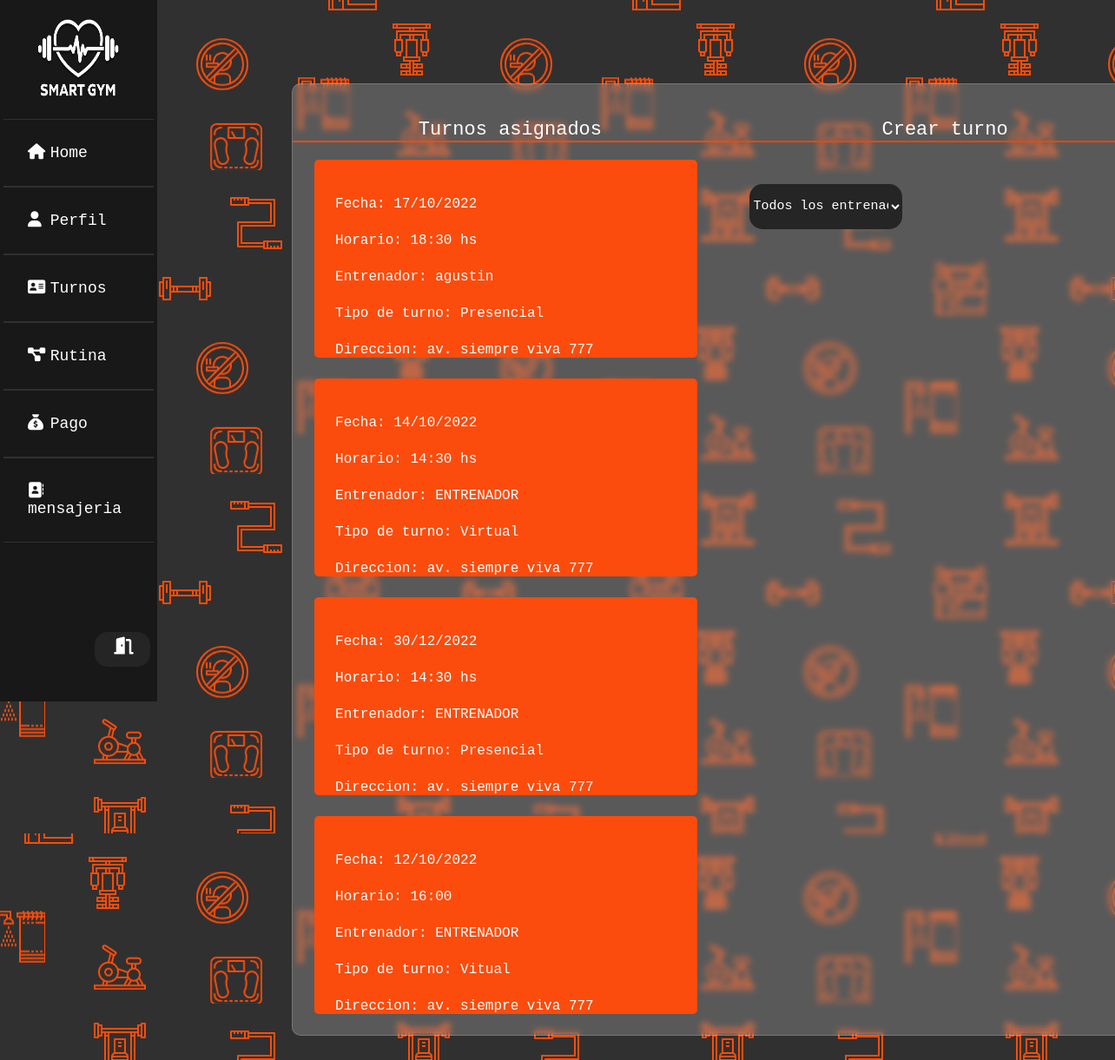
The app's page /vistas/turnosc.php (signed in) with its own data.
### tables this page shows
CREATE TABLE `clases_clientes` (
  `idclase` int(11) NOT NULL,
  `usuario` int(30) NOT NULL,
  `ai_id` int(11) NOT NULL
);

CREATE TABLE `clases` (
  `idclase` int(11) NOT NULL,
  `entrenador` varchar(22) NOT NULL,
  `modalidad` varchar(22) NOT NULL,
  `fecha` varchar(22) NOT NULL,
  `hora` varchar(22) NOT NULL,
  `cupos` int(22) NOT NULL,
  `estado` int(5) NOT NULL
);

### vistas/turnosc.php (the view, shortened to what this page needs)
<?php
$conex = conectar();
$nusuario = $_SESSION['usuario'];
$sql = "SELECT * FROM datos WHERE usuario='$nusuario'";
$query = mysqli_query($conex, $sql);
$row = mysqli_fetch_array($query);
$idrol = $row['id_rol'];
$idusuario = $row['idusuario'];
?>
<!DOCTYPE html>
<html lang="es">
<head>
    <link rel="stylesheet" type="text/css" href="../css/estilousuario.css">
    <link rel="stylesheet" type="text/css" href="../css/estiloturnos.css">
    <link rel="stylesheet" href="https://cdnjs.cloudflare.com/ajax/libs/font-awesome/4.7.0/css/font-awesome.min.css">
</head>
<?php
switch ($idrol) {
    case 0:
        include("sidebars/sidebarc.php");
        break;
}
?>
<body>
    <div class="cont-body-turnos">
        <div class="cont-turnos-asignados">
            <div class="header">
                <P>Turnos asignados</P>
            </div>
            <?php
            $sqlclasesasignadas = "SELECT clases_clientes.idclase, clases_clientes.usuario, clases.entrenador, clases.modalidad, clases.fecha, clases.hora FROM clases INNER JOIN clases_clientes ON clases.idclase = clases_clientes.idclase WHERE usuario = '$idusuario'";
            $queryclasesasignadas = mysqli_query($conex, $sqlclasesasignadas);
            while ($rowclasesasignadas = mysqli_fetch_array($queryclasesasignadas)) {
            ?>
                <div class="turno-a">
                    <br>
                    <p> Fecha: <?php echo $rowclasesasignadas['fecha']; ?></p>
                    <p> Horario: <?php echo $rowclasesasignadas['hora']; ?></p>
                    <p> Entrenador: <?php echo $rowclasesasignadas['entrenador']; ?></p>
                    <p> Tipo de turno: <?php echo $rowclasesasignadas['modalidad']; ?></p>
                    <p> Direccion: av. siempre viva 777</p>
                </div>
            <?php
            } ?>
        </div>
        <div class="cont-calendario-seleccionar">
            <div class="header2">
                <P>Crear turno</P>
            </div>
            <form role="form" name="nD" id="nD" method="post">
                <select class="s-t" name="s-e" onchange="enviar(this.form)">
                    <option value=""> Todos los entrenadores</option>
                </select>
            </form>
        </div>
    </div>
</body>
</html>

### css/estilousuario.css (style rules this page uses)
:root { --color-letra: #fff; --color-fondos: #fb4c0d; --color-fondo-html:#020202; --color-fondosn:#181818; --color-fondobotones: #252525; --color-bordes: #303030; }
* { margin: 0%; padding: 0%; font-family: "Lucida Console", "Courier New", monospace; }
html { background-image: url("../img/fondo_icon.png"); }
body { background-image: url("../img/fondo_icon.png"); }

### css/estiloturnos.css (style rules this page uses)
:root { --color-letra: #fff; --color-fondos: #fb4c0d; --color-fondo-html:#020202; --color-fondosn:#181818; --color-fondobotones: #252525; --color-bordes: #303030; --color-dias-no: #808080; }
* { margin: 0%; padding: 0%; font-family: "Lucida Console", "Courier New", monospace; }
html { background-image: url("../img/fondo_icon.png"); }
.cont-body-turnos { position: relative; top: 5%; left: 30vh; display: flex; margin: 12vh; height: fit-content; width: 78vw; border-radius: 35px; background: rgba( 255, 255, 255, 0.2 ); backdrop-filter: blur( 3.5px ); -webkit-backdrop-filter: blur( 3.5px ); border-radius: 10px; border: 1px solid rgba( 255, 255, 255, 0.18 ); }
.cont-turnos-asignados { position: flex; border-top: none; border-bottom: none; border-right: none; border-left: none; height: fit-content; width: 50%; border-top-right-radius: 0%; border-top-left-radius: 30px; border-bottom-right-radius: 0%; border-bottom-left-radius: 30px; }
.header { position: relative; top: 0%; left: 0%; height: fit-content; width: 100%; border-top: none; border-bottom: 2px solid var(--color-fondos); border-right: none; border-left: none; border-top-right-radius: 0%; border-top-left-radius: 30px; border-bottom-right-radius: 0%; border-bottom-left-radius: 0px; text-align: center; }
.header p { margin-top: 8%; color: var(--color-letra); font-size: 22px; }
.turno-a { position: relative; top: 0%; left: 0%; height: 30%; width: 88%; margin-top: 4%; margin-left: 5%; border: none; border-radius: 5px; background: var(--color-fondos); }
.turno-a p { margin: 3vh; color: var(--color-letra); }
.s-t { position: relative; top: 8vh; left: 2vw; height: 6.5vh; width: 35%; text-align: center; background: var(--color-fondobotones); color: var(--color-letra); border:3px solid var(--color-bordes-normales) ; border-radius: 15px; transition: 1.2s; cursor:pointer; font-size: 15px; }
.cont-calendario-seleccionar { position: flex; border-top: none; border-bottom: none; border-right: none; border-left: none; height: fit-content; width: 50%; border-top-right-radius: 30px; border-top-left-radius: 0%; border-bottom-right-radius: 30px; border-bottom-left-radius: 0%; }
.header2 { position: relative; top: 0%; left: 0%; height: fit-content; width: 100%; border-top: none; border-bottom: 2px solid orangered; border-right: none; border-left: none; border-top-right-radius: 0%; border-top-left-radius: 30px; border-bottom-right-radius: 0%; border-bottom-left-radius: 0px; text-align: center; }
.header2 p { margin-top: 8%; color: var(--color-letra); font-size: 22px; }
form { position: relative; border-top: none; border-bottom: none; border-right: none; border-left: none; height: fit-content; width: 100%; background: transparent; }
select { position: relative; left: 1vw; margin-top: -2vh; height: 6vh; width: 44%; text-align: center; background: var(--color-fondobotones); color: var(--color-letra); border:3px solid var(--color-bordes-normales) ; border-radius: 15px; transition: 1.2s; cursor:pointer; font-size: 15px; }

### records on screen
clases_clientes: idclase.fecha "17/10/2022", idclase.hora "18:30 hs", idclase.entrenador "agustin", idclase.modalidad "Presencial"
clases_clientes: idclase.fecha "14/10/2022", idclase.hora "14:30 hs", idclase.entrenador "ENTRENADOR", idclase.modalidad "Virtual"
clases_clientes: idclase.fecha "30/12/2022", idclase.hora "14:30 hs", idclase.entrenador "ENTRENADOR", idclase.modalidad "Presencial"
clases_clientes: idclase.fecha "12/10/2022", idclase.hora "16:00", idclase.entrenador "ENTRENADOR", idclase.modalidad "Vitual"
